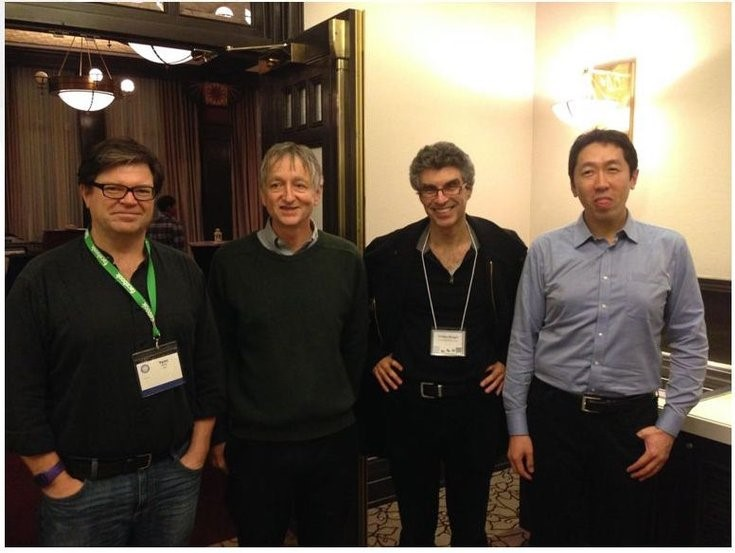
#> input picture Playing with OpenCV/images/deepbosses.jpg, 735 x 553 px, given in place of the camera
$ python Color_filtering.py
#> lines starting #> are read from the running program, lines starting #| are printed output that depends on the picture; after the words box and inside, x2 and y2 are one past the last pixel; in counts of white or black regions, pixels touching at a corner belong together
import numpy as np
import cv2

cap = cv2.VideoCapture(0)

while True:
	_, frame = cap.read()
#> frame is the input picture: shape (553, 735, 3); mean B, G, R 72.3, 84.6, 95.1
	hsv = cv2.cvtColor(frame, cv2.COLOR_BGR2HSV) # Hue Staturated Vakue
#> hsv: shape (553, 735, 3); mean H, S, V 38.4, 69.2, 95.8

	lower_red = np.array([0,0,0])
	upper_red = np.array([100,255,255])

	mask = cv2.inRange(hsv, lower_red, upper_red)
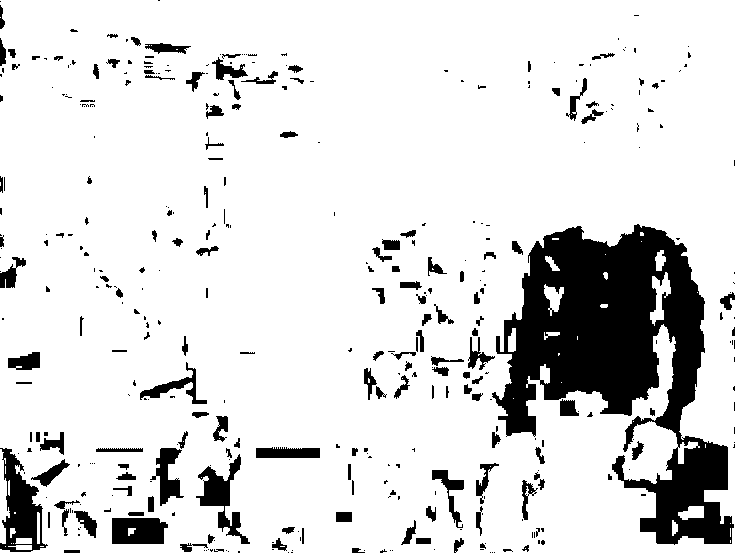
#> mask: shape (553, 735); 86.1% white; 385 black regions (234 under 20 px), largest, box (x1, y1, x2, y2) and area: (492, 224, 734, 545) 35260, (0, 448, 48, 552) 2421, (196, 454, 250, 544) 1510
	result = cv2.bitwise_and(frame, frame, mask=mask)
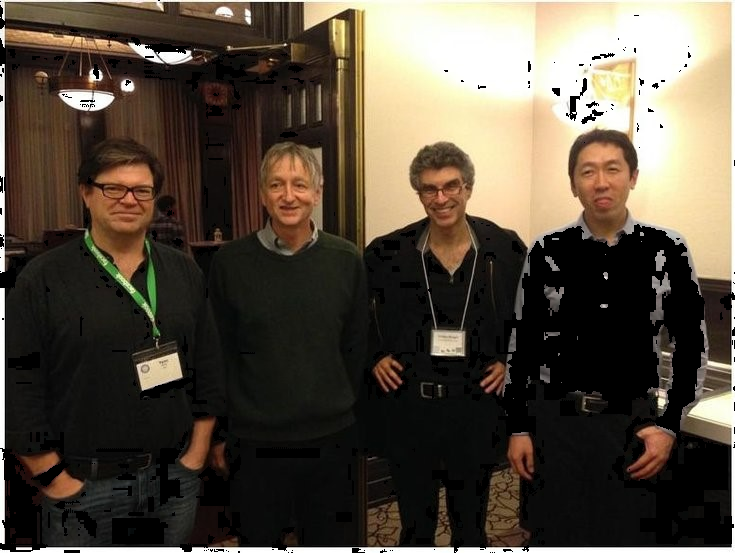
#> result: shape (553, 735, 3); mean B, G, R 62.4, 75.3, 85.2

	kernel = np.ones((15,15), np.float32) / (15*15)
	smoothed = cv2.filter2D(result, -1, kernel)
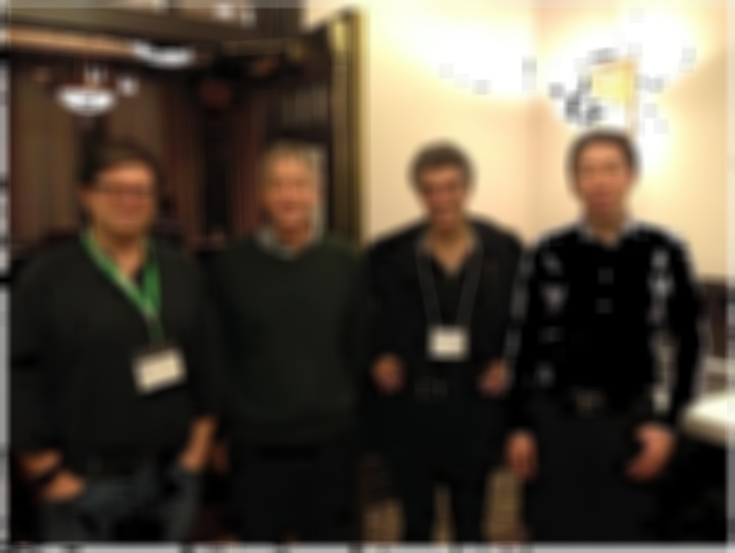
#> smoothed: shape (553, 735, 3); mean B, G, R 62.2, 75.1, 85
	blur = cv2.GaussianBlur(result, (5, 5), 0)
	median = cv2.medianBlur(result, 15)
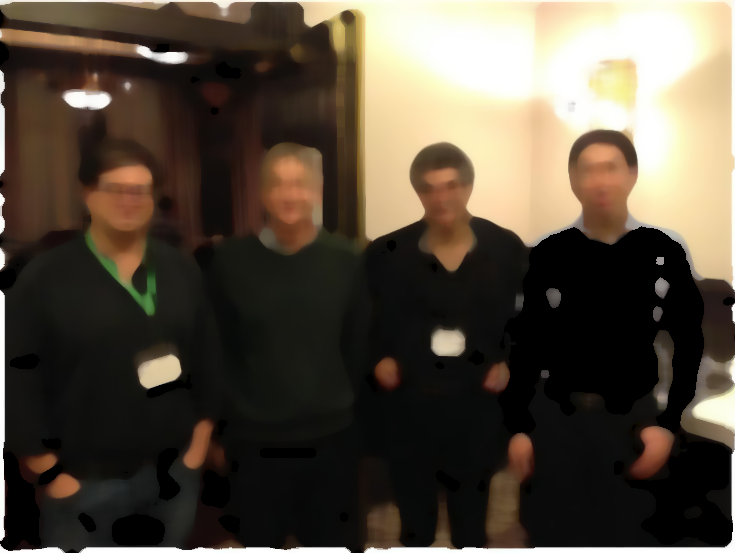
#> median: shape (553, 735, 3); mean B, G, R 61.4, 74.3, 84.3
	bilateral = cv2.bilateralFilter(result, 15, 75, 75)

	cv2.imshow('frame', frame)
	# [4 lines of commented-out code are left out]
	cv2.imshow('blur', blur)
	# cv2.imshow('median', median)
	# cv2.imshow('bilateral', bilateral)

	if cv2.waitKey(5) & 0xFF == 32: # if press SPACE bar
#> (key Esc is pressed here)
		break

cap.release()
cv2.destroyAllWindows()

$ run again, on Playing with OpenCV/images/opencv-template-matching-python-tutorial.jpg
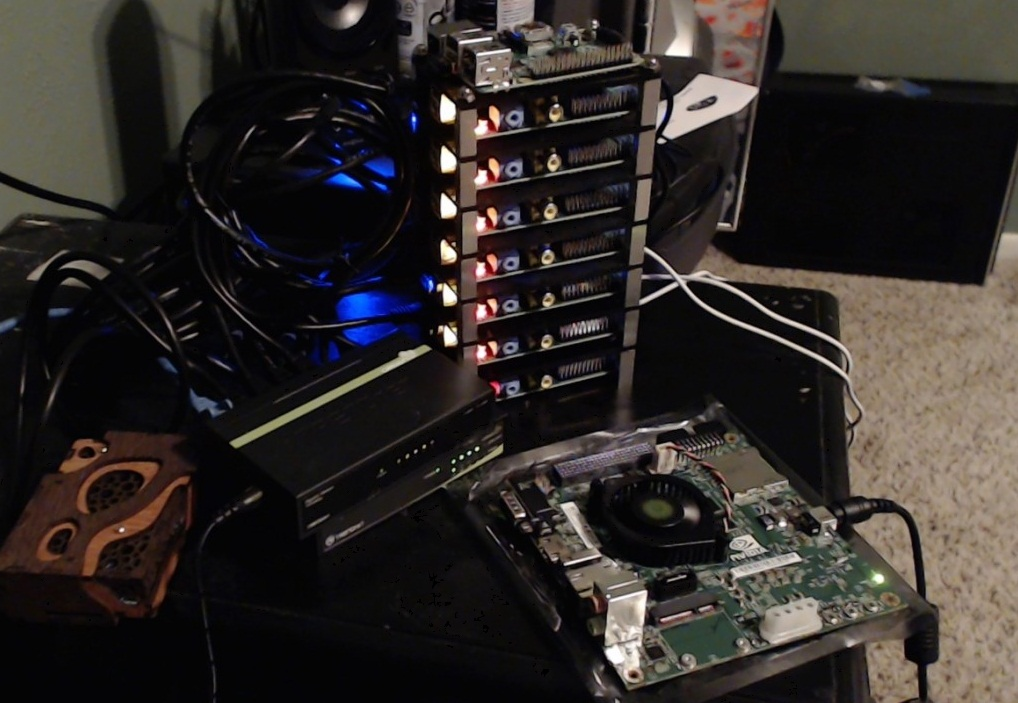
#> input picture Playing with OpenCV/images/opencv-template-matching-python-tutorial.jpg, 1018 x 703 px, given in place of the camera
#> frame is the input picture: shape (703, 1018, 3); mean B, G, R 40.7, 43.2, 48.1
#> hsv: shape (703, 1018, 3); mean H, S, V 61, 68.9, 50.5
#> `mask = cv2.inRange(hsv, lower_red, upper_red)`:
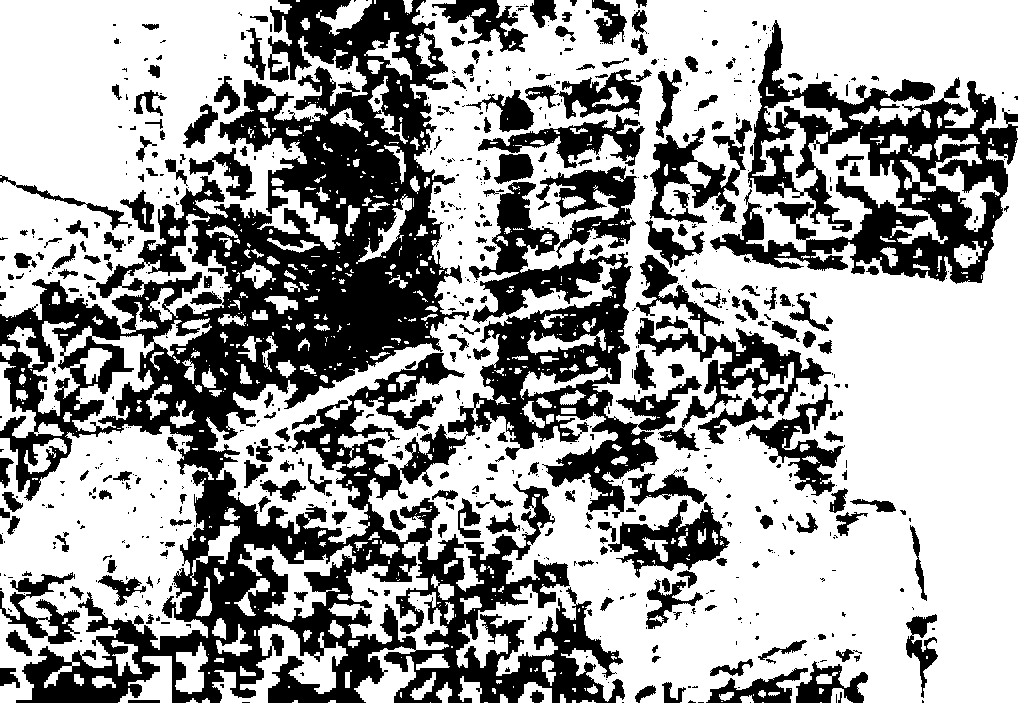
#> mask: shape (703, 1018); 62.5% white; 763 black regions (509 under 20 px), largest, box (x1, y1, x2, y2) and area: (0, 0, 702, 703) 167858, (710, 20, 1018, 284) 29038, (635, 255, 831, 451) 8989
#> `median = cv2.medianBlur(result, 15)`:
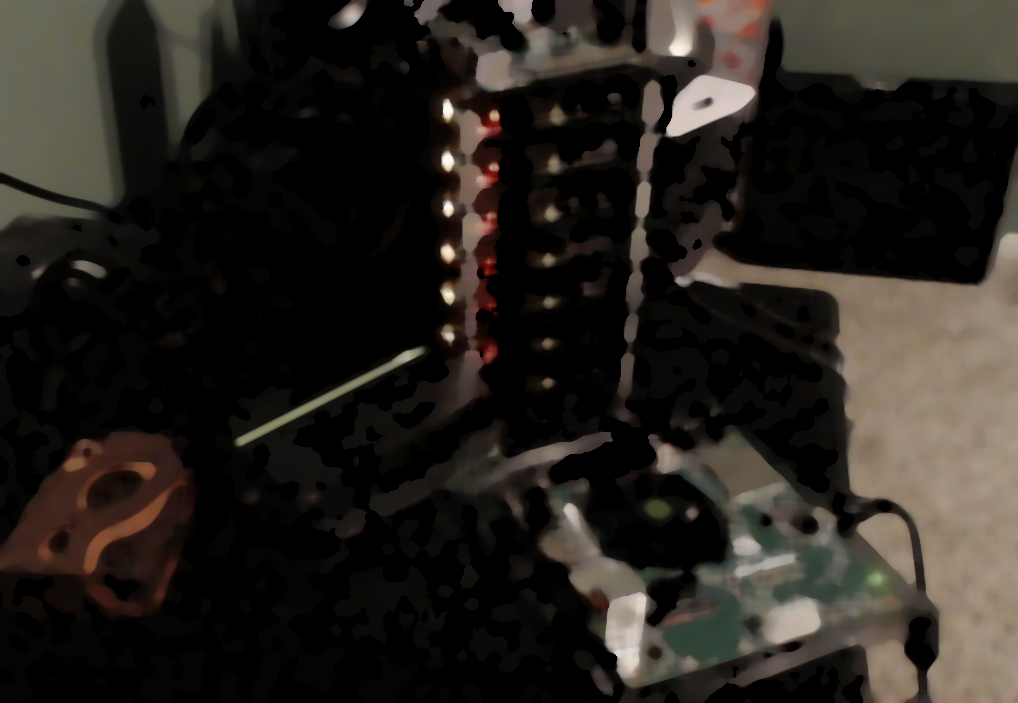
#> median: shape (703, 1018, 3); mean B, G, R 29.9, 34.8, 39.1
